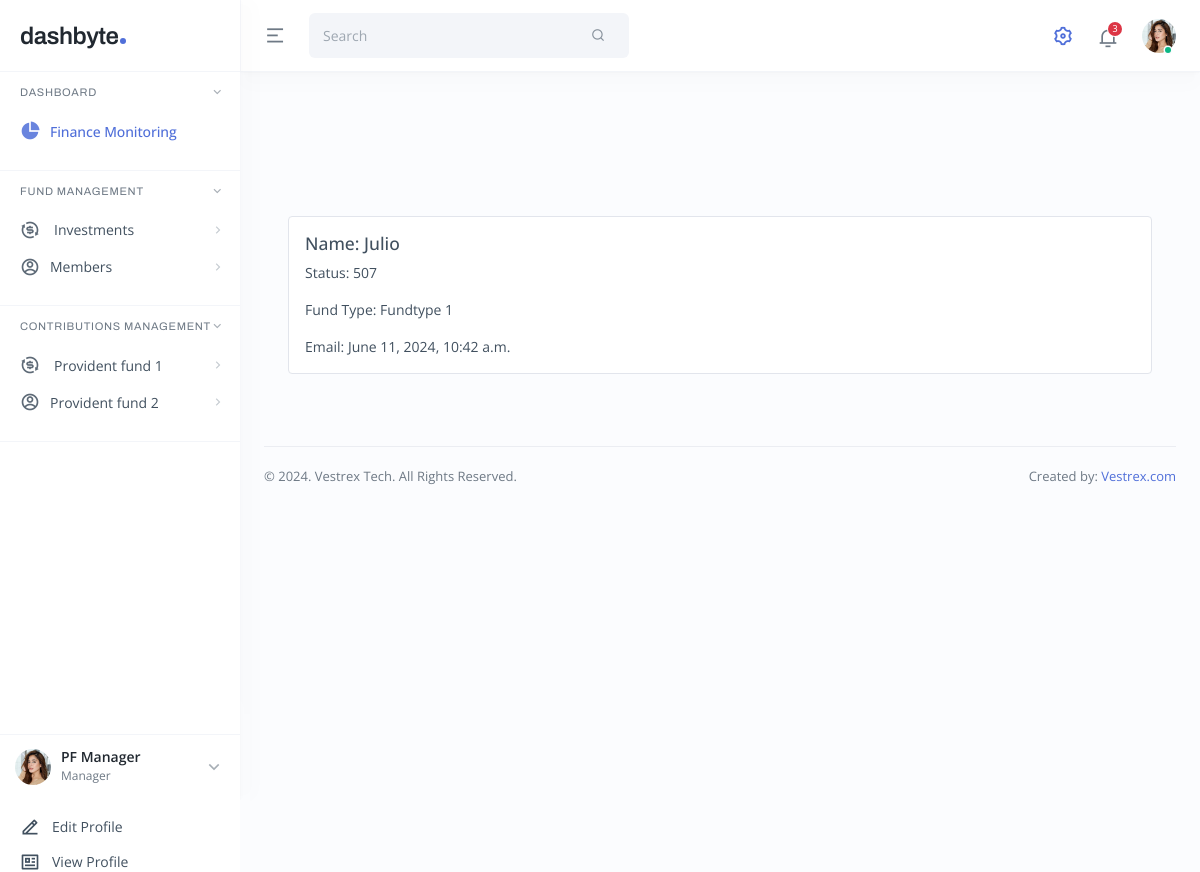
/contributions/staff/1/ (signed in), run on an earlier commit of the app's database.
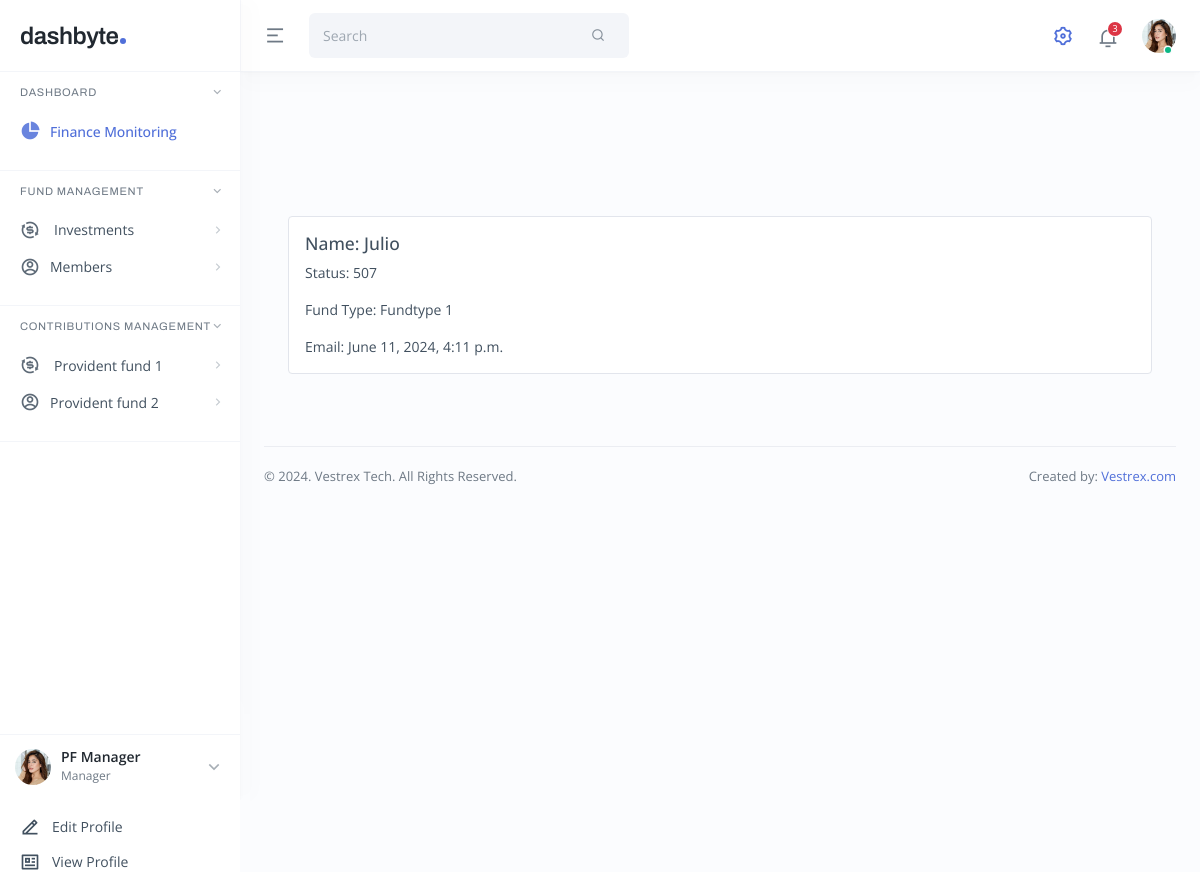
And on a later commit of the database.
### contributions/models.py (models this page shows, shortened)
class StaffAPI(models.Model):
        Fullname = models.CharField(max_length=50)
        Staffnumber = models.IntegerField()
        Datejoined = models.DateTimeField(auto_now=True)
        status = models.IntegerField()
        Fundtype = models.CharField(max_length=50)
        EmployeeAmount = models.CharField(max_length=50)
        EmployerAmount = models.CharField(max_length=50)
        RetroEmployeeAmount = models.CharField(max_length=50)
        RetroEmployerAmount = models.CharField(max_length=50)
        Employee55Amount = models.CharField(max_length=50)
        Employer55Amount = models.CharField(max_length=50)
        RetroEmployee55Amount = models.CharField(max_length=50)
        RetroEmployer55Amount = models.CharField(max_length=50)
        ContributionDate = models.CharField(max_length=50)
        Id = IntegerUUIDField(unique=True, primary_key=True,editable=False)

### contributions/views.py (the view)
# urls.py: path('staff/<int:pk>/', StaffMemberDetailView.as_view(), name='staff_member_detail'),
@method_decorator(login_required,name = "dispatch")
class StaffMemberDetailView(DetailView):
    model = StaffAPI
    template_name = 'contributions/staffmember_detail.html'
    context_object_name = 'memberships'

### contributions/models.py (called while the page is built)
    def from_db_value(self, value, expression, connection):
        if value is None:
            return value
        return str(value)  # Convert integer to string

    def get_prep_value(self, value):
        return int(value) if value is not None else None

### contributions/templates/contributions/staffmember_detail.html (shortened to what this page needs)
{% extends 'dashboard/base.html' %} {% block content %}
<div class="main main-app p-3 p-lg-4">
  <div class="container mt-5 p-4">
    <div class="row mt-5">
      <div class="col col-md">
        <div class="card">
          <div class="card-body">
            <h5 class="card-title">Name: {{ memberships.Fullname }}</h5>
            <p class="card-text">Status: {{ memberships.status }}</p>
            <p class="card-text">Fund Type: {{ memberships.Fundtype }}</p>
            <p class="card-text">Email: {{ memberships.Datejoined }}</p>
          </div>
        </div>
      </div>
    </div>
  </div>
  {% endblock %}

What changed in the data, as far as the page shows it:
changed StaffAPI "Julio": Datejoined "June 11, 2024, 10:42 a.m." → "June 11, 2024, 4:11 p.m."
